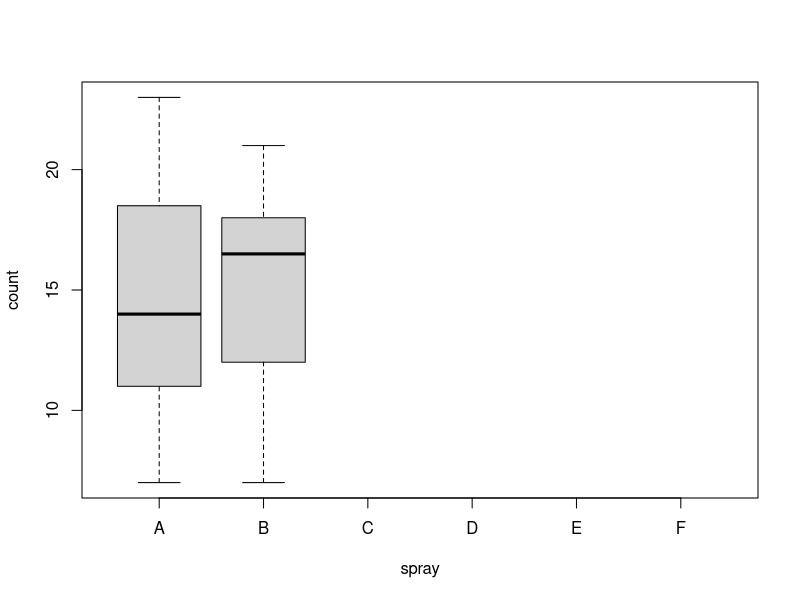
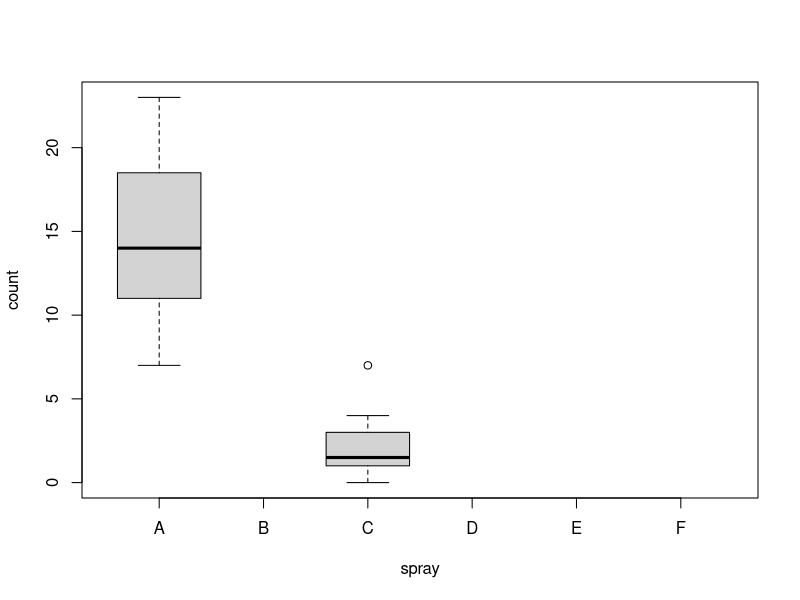
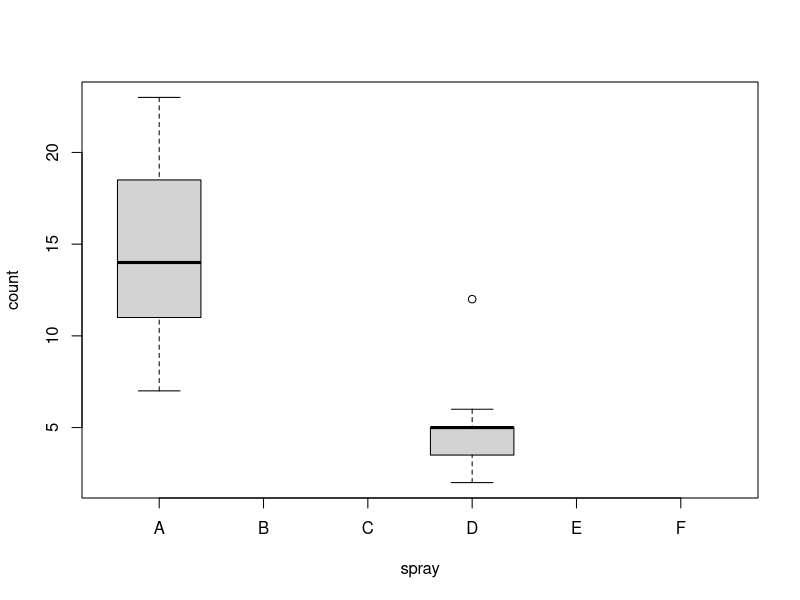
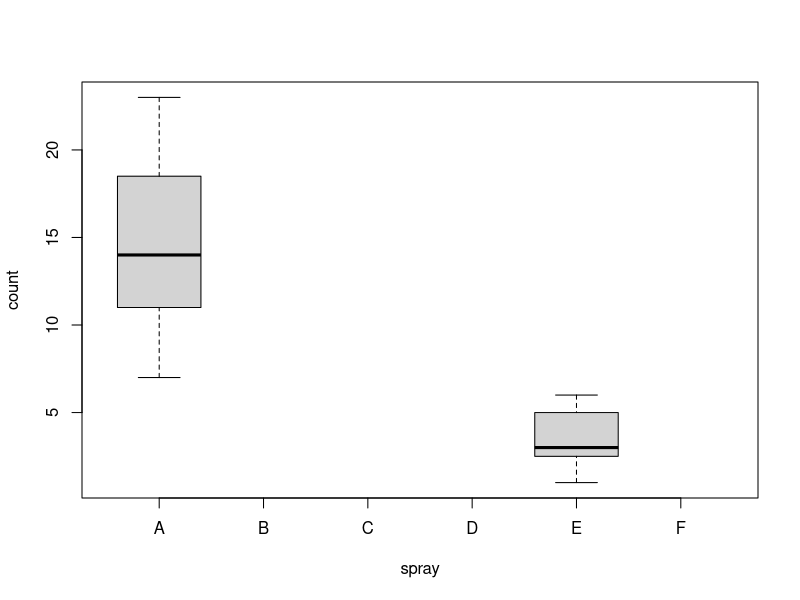
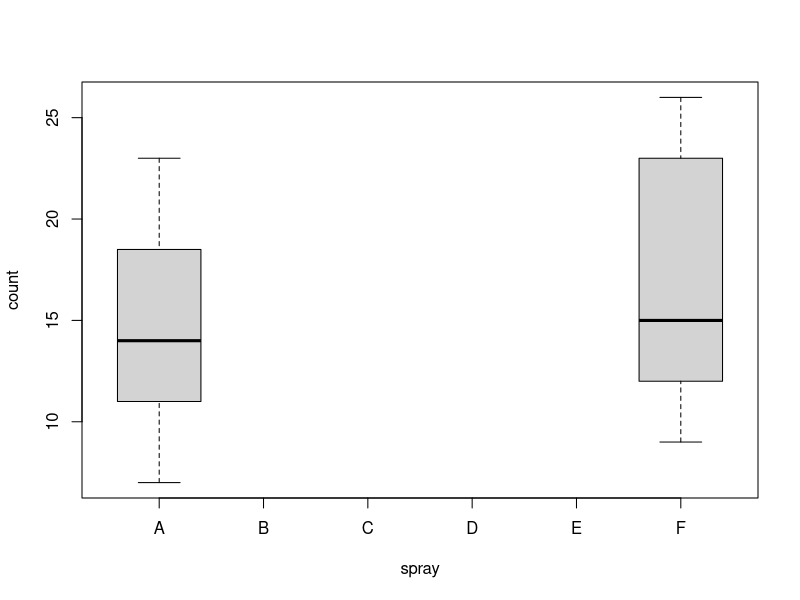
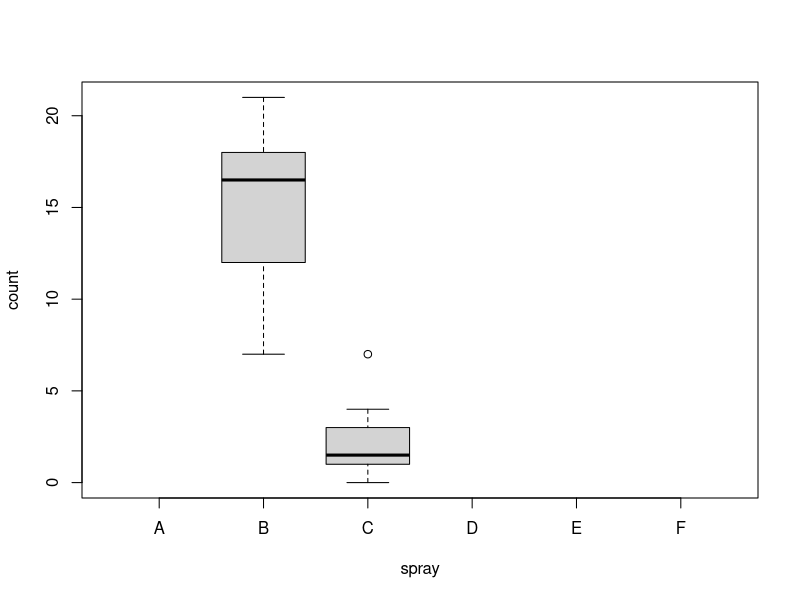
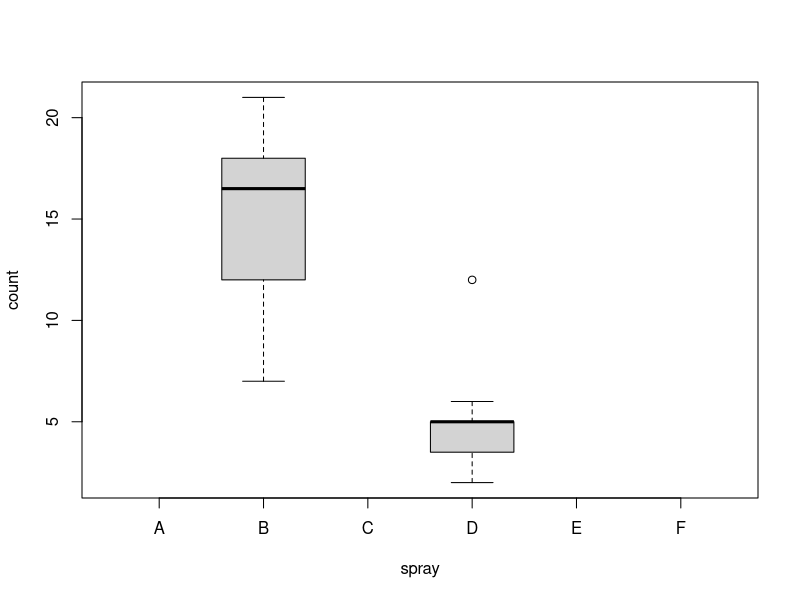
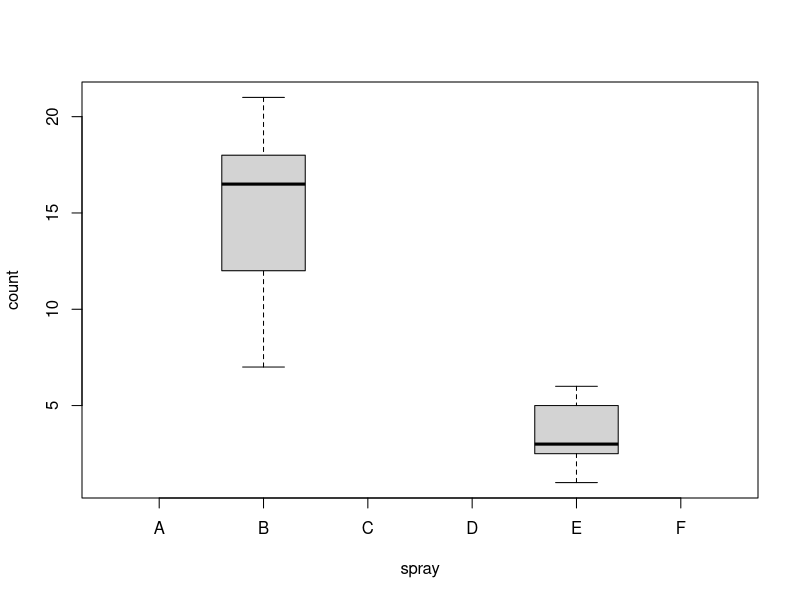

These figures' R source, in order: (Note: this script raises an error after producing the figures.)
## Benjamin E. Hardisty
## Insect sprays, do they do anything?

library(lattice)
InsectSprays

## Here are the qq plots on how each pair of pesticides stacks up against one another.
## I couldn't figure out hot to automate all of this so I did it the old-fashioned way.
## c2011.
 
QQI1 <- qq(spray ~ count, data=InsectSprays, subset=spray=="A" | spray=="B", col="red", main="Pesticide Effectiveness on Insect Count")
QQI2 <- qq(spray ~ count, data=InsectSprays, subset=spray=="A" | spray=="C", col="red")
QQI3 <- qq(spray ~ count, data=InsectSprays, subset=spray=="A" | spray=="D", col="red")
QQI4 <- qq(spray ~ count, data=InsectSprays, subset=spray=="A" | spray=="E", col="red")
QQI5 <- qq(spray ~ count, data=InsectSprays, subset=spray=="A" | spray=="F", col="red")
QQI6 <- qq(spray ~ count, data=InsectSprays, subset=spray=="B" | spray=="C", col="red")
QQI7 <- qq(spray ~ count, data=InsectSprays, subset=spray=="B" | spray=="D", col="red")
QQI8 <- qq(spray ~ count, data=InsectSprays, subset=spray=="B" | spray=="E", col="red")
QQI9 <- qq(spray ~ count, data=InsectSprays, subset=spray=="B" | spray=="F", col="red")
QQI10 <- qq(spray ~ count, data=InsectSprays, subset=spray=="C" | spray=="D", col="red")
QQI11 <- qq(spray ~ count, data=InsectSprays, subset=spray=="C" | spray=="E", col="red")
QQI12 <- qq(spray ~ count, data=InsectSprays, subset=spray=="C" | spray=="F", col="red")
QQI13 <- qq(spray ~ count, data=InsectSprays, subset=spray=="D" | spray=="E", col="red")
QQI14 <- qq(spray ~ count, data=InsectSprays, subset=spray=="D" | spray=="F", col="red")
QQI15 <- qq(spray ~ count, data=InsectSprays, subset=spray=="E" | spray=="F", col="red")

## Now make TMD plots of the above QQ plots and see if they tell us anything new:
TMD1 <- tmd(QQI1, aspect=1, data=InsectSprays)
TMD2 <- tmd(QQI2, aspect=1, data=InsectSprays)
TMD3 <- tmd(QQI3, aspect=1, data=InsectSprays)
TMD4 <- tmd(QQI4, aspect=1, data=InsectSprays)
TMD5 <- tmd(QQI5, aspect=1, data=InsectSprays)
TMD6 <- tmd(QQI6, aspect=1, data=InsectSprays)
TMD7 <- tmd(QQI7, aspect=1, data=InsectSprays)
TMD8 <- tmd(QQI8, aspect=1, data=InsectSprays)
TMD9 <- tmd(QQI9, aspect=1, data=InsectSprays)
TMD10 <- tmd(QQI10, aspect=1, data=InsectSprays)
TMD11 <- tmd(QQI11, aspect=1, data=InsectSprays)
TMD12 <- tmd(QQI12, aspect=1, data=InsectSprays)
TMD13 <- tmd(QQI13, aspect=1, data=InsectSprays)
TMD14 <- tmd(QQI14, aspect=1, data=InsectSprays)
TMD15 <- tmd(QQI15, aspect=1, data=InsectSprays)

## How about them box plots?:
Bb1 <- boxplot(count ~ spray, data=InsectSprays, subset=spray=="A" | spray=="B")
Bb2 <- boxplot(count ~ spray, data=InsectSprays, subset=spray=="A" | spray=="C")
Bb3 <- boxplot(count ~ spray, data=InsectSprays, subset=spray=="A" | spray=="D")
Bb4 <- boxplot(count ~ spray, data=InsectSprays, subset=spray=="A" | spray=="E")
Bb5 <- boxplot(count ~ spray, data=InsectSprays, subset=spray=="A" | spray=="F")
Bb6 <- boxplot(count ~ spray, data=InsectSprays, subset=spray=="B" | spray=="C")
Bb7 <- boxplot(count ~ spray, data=InsectSprays, subset=spray=="B" | spray=="D")
Bb8 <- boxplot(count ~ spray, data=InsectSprays, subset=spray=="B" | spray=="E")
Bb9 <- boxplot(count ~ spray, data=InsectSprays, subset=spray=="B" | spray=="F")
Bb10 <- boxplot(count ~ spray, data=InsectSprays, subset=spray=="C" | spray=="D")
Bb11 <- boxplot(count ~ spray, data=InsectSprays, subset=spray=="C" | spray=="E")
Bb12 <- boxplot(count ~ spray, data=InsectSprays, subset=spray=="C" | spray=="F")
Bb13 <- boxplot(count ~ spray, data=InsectSprays, subset=spray=="D" | spray=="E")
Bb14 <- boxplot(count ~ spray, data=InsectSprays, subset=spray=="D" | spray=="F")
Bb15 <- boxplot(count ~ spray, data=InsectSprays, subset=spray=="E" | spray=="F")

## You can also make one big box plot:
Plt1 <- bwplot(count ~ spray,
              data=InsectSprays,
              aspect=1,
              main=list("Box Plots", cex=2),
              sub = list("Pesticides in Competition with Each Other",cex=1.5),
              xlab="Spray")
Plt1

## TMD plots and QQ plots are different in that q-q plots 
## show how each of the quantiles of one variable are related to those of 
## another variable.
## TMD plots however, show the influence of one set of means on
## another variable.
## If most of the plotted values on a TMD plot are above or below the mean,
## then that variable which has more points on its side of the plot is
## affecting the independent variable more.
## Of course, TMD plots do not show you the strength of any significant difference,
## only that there is a significant difference.
## QQ plots tell you how much one variable is pulling on another,
## but do not tell you how the influence can be broken down.
## According to the QQ plots, A, B & F are the most effective when
## compared with all of the other Insect Sprays (including compared with each other).
## Each of A, B & F beat 3 other competitors in pair-wise competition.
## It appears that E was the absolute worst performer, only having beaten 1 other pesticide 
## in all the trials conducted.
## The TMD plots tell us that there appear to be 3 combinations of pesticides
## that are equally effective.
## This is the same as the QQ plot findings, where 3 pairs were also found to be equally effective.

## The box plots seem to tell a slightly different story.
## According to them, in one trial A was equally as effective as F,
## and in the rest, there was always one insect spray that was more effective
## than another in every pair-wise comparison.
## Overall, it appears that pesticide B was the most effective and A second,
## with F coming in third.
## This is interesting when we remember that in the other two types of analysis,
## A, B, and F were basically equally effective (each winning 3 of the 'trials'/tests).
## The combined box plot also tells the same story: A, B & F are more effective
## than C, D & E.
## Though in the combined box plot it appears that F is the most effective.

# Let's calculate the mean for each type of pesticide:
meanvals <- with(InsectSprays, tapply(count,spray,mean))
meanvals

## Now show the mean insects killed by each pesticide using a dot plot:
Pesticide <- dotplot(meanvals,aspect=1,
	 	ylab="Type of Pesticide", xlab="Mean Insects Killed", col="red")
Pesticide

## Let's fit a one-way ANOVA model:
owfit <- oneway(count ~ spray, data=InsectSprays, spread = 1)

## Get residulas from the ANOVA model, i.e. take a looky at the deviations from the mean:
res <- owfit$residuals

## Now plot the residuals for each type of pesticide using box-and-whisker plots.
Pests <- boxplot(count ~ res, data=InsectSprays,aspect=0.75,
              ylab = "Insects Killed", xlab="Residuals of Spray Effectiveness")

## So, one might naturally ask, what happens when we pool the residuals?:
Peskyness <- qqmath(~ res | count,
              distribution = PestsResPooled,
              aspect=1, data=InsectSprays,
              layout=c(2,4))
Peskyness
## Add a 45 degree line: it looks like most of the points are far from the line.
## Justifying our earlier decision not to pool the residuals.
Mplt <- update(Peskyness, panel.abline(0,1, col="grey"))
Mplt

## What does the residual spread plot tell us about the data and the model?
ResPests <- rfs(owfit,aspect=1,
           main = list("Residual-Fit Spread Plot", cex=2),
           sub = list("How Many Insects Can We Kill?",cex=1.5))
ResPests

## Because both of the curves are pretty similar,
## we explain roughly the same amount of variance in our data
## with our residuals by themselves, or our points plotted by
## subtracting the mean from each fitted value.
## What this means is that our model is no better than looking at the residuals.
## That is, we would like our model to explain more of the data than what we
## started with but that didn't happen. The f-values are high, but they 
## are basically the same as for our residuals,
## which means that the model doesn't explain more than our plotted residuals,
## but doesn't explain less either.

## Classical statistics often makes the mistake of assuming equal variance when
## there are in fact tests of equality of variance that should be run
## before making any further analyses.
## For this dataset, the tests probably would have been
## very useful to perform beforehand.
## The variances for different pair-wise comparisons should have been tested first
## to determine whether or not parametric methods of analysis were appropriate.

## TAKE AWAY: pesticides A, B & F are the most effective.
## Spray E seemed to flat-out be the worst. Perhaps it was the control spray? Of water?
## Further analysis of the data using the Tukey "Honest Significant Difference" test
## may have made some sense.
## The Tukey Mean-Difference plots only reinforced what the qq plots implied.
